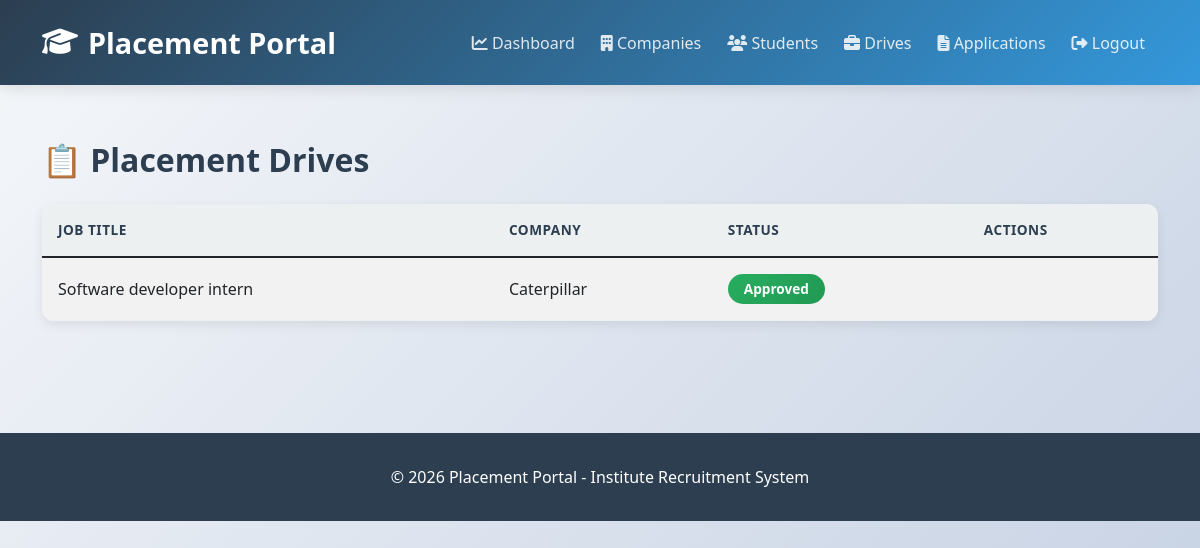
Page /admin/drives (signed in) on the committed database.
### app/models.py (models this page shows, shortened)
class PlacementDrive(db.Model):
    __tablename__ = 'placement_drive'
    id = db.Column(db.Integer, primary_key=True)
    company_id = db.Column(db.Integer, db.ForeignKey('company.id'), nullable=False)
    job_title = db.Column(db.String(100), nullable=False)
    job_description = db.Column(db.Text, nullable=False)
    eligibility_criteria = db.Column(db.Text)
    salary = db.Column(db.String(50))
    location = db.Column(db.String(100))
    job_type = db.Column(db.String(50))  # Full-time, Internship, etc.
    application_deadline = db.Column(db.Date, nullable=False)
    status = db.Column(db.String(20), default='Pending')  # Pending, Approved, Closed, Rejected
    total_positions = db.Column(db.Integer, default=1)
    created_at = db.Column(db.DateTime, default=datetime.utcnow)
    approved_at = db.Column(db.DateTime)
    applications = db.relationship('Application', backref='drive', lazy=True, cascade='all, delete-orphan')

class Company(UserMixin, db.Model):
    __tablename__ = 'company'
    id = db.Column(db.Integer, primary_key=True)
    company_name = db.Column(db.String(100), nullable=False)
    email = db.Column(db.String(100), unique=True, nullable=False)
    password_hash = db.Column(db.String(200), nullable=False)
    hr_contact = db.Column(db.String(50), nullable=False)
    hr_phone = db.Column(db.String(15))
    website = db.Column(db.String(100))
    company_description = db.Column(db.Text)
    approval_status = db.Column(db.String(20), default='Pending')  # Pending, Approved, Rejected
    blacklist_status = db.Column(db.Boolean, default=False)
    created_at = db.Column(db.DateTime, default=datetime.utcnow)
    approved_at = db.Column(db.DateTime)
    user_type = 'company'  # Add this
    placement_drives = db.relationship('PlacementDrive', backref='company', lazy=True, cascade='all, delete-orphan')

### app/routes/admin.py (the view)
@bp.route('/drives')
@login_required
@admin_required
def manage_drives():
    page = request.args.get('page', 1, type=int)
    drives = PlacementDrive.query.paginate(page=page, per_page=10)
    return render_template('admin/drives.html', drives=drives)

### app/__init__.py (called while the page is built, shortened)
@login_manager.user_loader
def load_user(user_id):
    from .models import Admin, Company, Student
    try:
        user_id_int = int(user_id)
    except (ValueError, TypeError):
        return None
    user = Admin.query.get(user_id_int)
    if user:
        return user

### app/routes/admin.py (called while the page is built)
def admin_required(f):
    from functools import wraps
    @wraps(f)
    def decorated_function(*args, **kwargs):
        if not current_user.is_authenticated or not hasattr(current_user, 'user_type') or current_user.user_type != 'admin':
            flash('Admin access required!', 'danger')
            return redirect(url_for('auth.login'))
        return f(*args, **kwargs)
    return decorated_function

### app/templates/admin/drives.html (shortened to what this page needs)
{% extends "layout.html" %}
{% block content %}
<h2 class="mb-4">📋 Placement Drives</h2>
<div class="card">
    <table class="table table-striped mb-0">
        <thead class="table-dark">
            <tr>
                <th>Job Title</th>
                <th>Company</th>
                <th>Status</th>
                <th>Actions</th>
            </tr>
        </thead>
        <tbody>
            {% for drive in drives.items %}
            <tr>
                <td>{{ drive.job_title }}</td>
                <td>{{ drive.company.company_name }}</td>
                <td>
                    {% if drive.status == 'Pending' %}
                        <span class="badge bg-warning">Pending</span>
                    {% else %}
                        <span class="badge bg-success">{{ drive.status }}</span>
                    {% endif %}
                </td>
                <td>
                </td>
            </tr>
            {% endfor %}
        </tbody>
    </table>
</div>
{% endblock %}

### app/templates/layout.html (style rules this page uses)
:root { --primary-color: #2c3e50; --secondary-color: #3498db; --success-color: #27ae60; --danger-color: #e74c3c; --warning-color: #f39c12; --info-color: #16a085; --light-bg: #ecf0f1; --border-radius: 12px; }
* { margin: 0; padding: 0; box-sizing: border-box; }
body { background: linear-gradient(135deg, #f5f7fa 0%, #c3cfe2 100%); font-family: 'Segoe UI', Tahoma, Geneva, Verdana, sans-serif; min-height: 100vh; color: var(--primary-color); }
h2, h3, h4, h5 { color: var(--primary-color); font-weight: 700; margin-bottom: 1.5rem; }
.card { border: none; border-radius: var(--border-radius); box-shadow: 0 4px 12px rgba(0, 0, 0, 0.08); margin-bottom: 2rem; transition: all 0.3s ease; overflow: hidden; }
.table { margin-bottom: 0; }
.table thead th { background: var(--light-bg); color: var(--primary-color); font-weight: 600; border: none; padding: 1rem; text-transform: uppercase; font-size: 0.85rem; letter-spacing: 0.5px; }
.table tbody tr { transition: all 0.2s ease; border-bottom: 1px solid #ecf0f1; }
.table td { padding: 1rem; vertical-align: middle; }
.badge { padding: 0.5rem 1rem; border-radius: 20px; font-weight: 600; font-size: 0.85rem; text-transform: capitalize; }
.badge.bg-success { background: linear-gradient(135deg, #27ae60, #229954) !important; }
.card { animation: fadeIn 0.3s ease-out; }

### rows in the picture
PlacementDrive: job_title "Software developer intern", company.company_name "Caterpillar", status "Approved"
